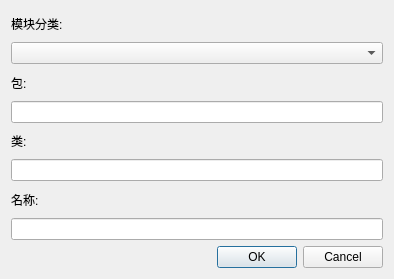
<?xml version="1.0" encoding="UTF-8"?>
<ui version="4.0">
 <class>NewSubsystemDialog</class>
 <widget class="QDialog" name="NewSubsystemDialog">
  <property name="geometry">
   <rect>
    <x>0</x>
    <y>0</y>
    <width>394</width>
    <height>279</height>
   </rect>
  </property>
  <property name="windowTitle">
   <string>Dialog</string>
  </property>
  <property name="locale">
   <locale language="Chinese" country="China"/>
  </property>
  <property name="modal">
   <bool>true</bool>
  </property>
  <layout class="QVBoxLayout" name="verticalLayout">
   <item>
    <widget class="QLabel" name="categoryLabel">
     <property name="text">
      <string>模块分类:</string>
     </property>
    </widget>
   </item>
   <item>
    <widget class="QComboBox" name="categoryComboBox"/>
   </item>
   <item>
    <widget class="QLabel" name="label">
     <property name="text">
      <string>包:</string>
     </property>
    </widget>
   </item>
   <item>
    <widget class="QLineEdit" name="packageEdit"/>
   </item>
   <item>
    <widget class="QLabel" name="label_2">
     <property name="text">
      <string>类:</string>
     </property>
    </widget>
   </item>
   <item>
    <widget class="QLineEdit" name="nameEdit"/>
   </item>
   <item>
    <widget class="QLabel" name="captionLabel">
     <property name="text">
      <string>名称:</string>
     </property>
    </widget>
   </item>
   <item>
    <widget class="QLineEdit" name="captionLineEdit"/>
   </item>
   <item>
    <widget class="QDialogButtonBox" name="buttonBox">
     <property name="locale">
      <locale language="Chinese" country="China"/>
     </property>
     <property name="orientation">
      <enum>Qt::Horizontal</enum>
     </property>
     <property name="standardButtons">
      <set>QDialogButtonBox::Cancel|QDialogButtonBox::Ok</set>
     </property>
    </widget>
   </item>
  </layout>
 </widget>
 <resources/>
 <connections>
  <connection>
   <sender>buttonBox</sender>
   <signal>accepted()</signal>
   <receiver>NewSubsystemDialog</receiver>
   <slot>accept()</slot>
   <hints>
    <hint type="sourcelabel">
     <x>248</x>
     <y>254</y>
    </hint>
    <hint type="destinationlabel">
     <x>157</x>
     <y>274</y>
    </hint>
   </hints>
  </connection>
  <connection>
   <sender>buttonBox</sender>
   <signal>rejected()</signal>
   <receiver>NewSubsystemDialog</receiver>
   <slot>reject()</slot>
   <hints>
    <hint type="sourcelabel">
     <x>316</x>
     <y>260</y>
    </hint>
    <hint type="destinationlabel">
     <x>286</x>
     <y>274</y>
    </hint>
   </hints>
  </connection>
 </connections>
</ui>
